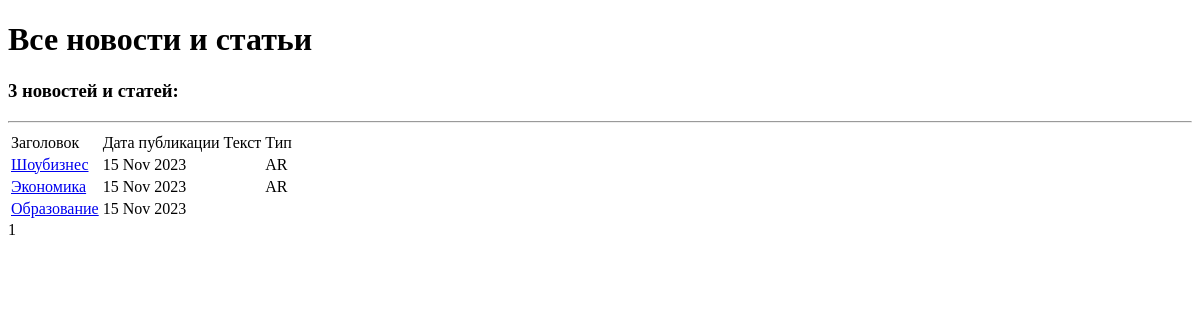
The page /news/ on the database as committed earlier.
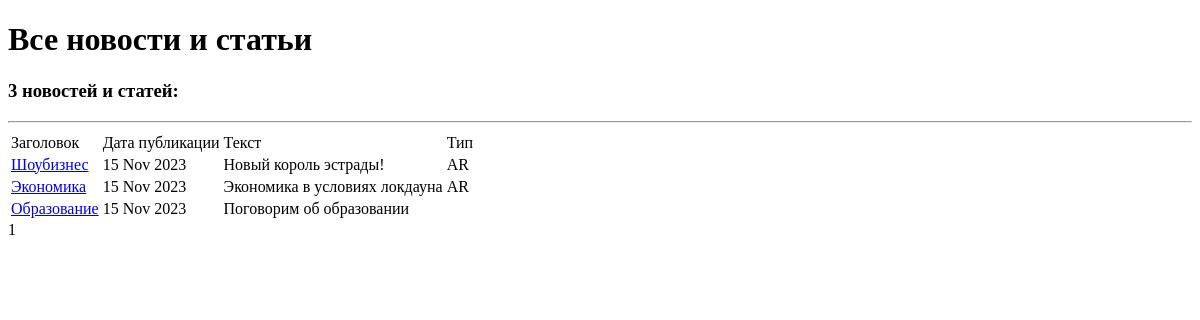
The same page on the database as committed later.
### news/models.py (models this page shows, shortened)
class Post(models.Model):
    author = models.ForeignKey(User, default=1, on_delete=models.SET_DEFAULT, verbose_name=pgettext_lazy('Author', 'Author'))
    type = models.CharField(max_length=7, choices=TYPE, verbose_name=pgettext_lazy('Type', 'Type'))
    time_in = models.DateTimeField(auto_now_add=True, verbose_name=pgettext_lazy('Time_in', 'Time_in'))
    category = models.ManyToManyField(Category, through='PostCategory', verbose_name=pgettext_lazy('Category', 'Category'))
    title = models.CharField(max_length=255, verbose_name=pgettext_lazy('Title', 'Title'))
    text = models.TextField(verbose_name=pgettext_lazy('Text', 'Text'))
    rating = models.IntegerField(default=0, verbose_name=pgettext_lazy('Rating', 'Rating'))

### news/views.py (the view)
# urls.py: path('', PostList.as_view(), name='post_list'),
class PostList(ListView):
    model = Post
    ordering = '-time_in'
    template_name = 'flatpages/posts/posts.html'
    context_object_name = 'posts'
    paginate_by = 10

### templates/flatpages/posts/posts.html (shortened to what this page needs)
{% extends 'flatpages/default.html' %}
{% load custom_filters %}
{% load custom_tags %}
{% block content %}
<h1><b> Все новости и статьи </b></h1>
<h3> {{ posts|length }} новостей и статей:</h3>
<hr>
    {% if posts %}
        <table>
            <tr>
                <td> Заголовок</td>
                <td> Дата публикации </td>
                <td> Текст </td>
                <td> Тип </td>
            </tr>
            {% for post in posts %}
            <tr>
                <td><a href="{% url 'post_detail' post.pk %}">{{ post.title }}</a></td>
                <td> {{ post.time_in|date:'d M Y' }} </td>
                <td> {{ post.text|truncatewords:20 }} </td>
                <td> {{ post.type }} </td>
            </tr>
            {% endfor %}
        </table>
    {% else %}
        <h2> Нет новостей! </h2>
    {% endif %}
   {{ page_obj.number }}
{% endblock content %}

### templates/flatpages/default.html (shortened to what this page needs)
<!DOCTYPE html>
<html>
<head>
</head>
<body>
{% block content %}
{% endblock content %}
</body>
</html>

Rows that differ between the two databases and show on the page:
changed Post "Шоубизнес": text (not shown) → "Новый король эстрады!"
changed Post "Экономика": text (not shown) → "Экономика в условиях локдауна"
changed Post "Образование": text (not shown) → "Поговорим об образовании"
